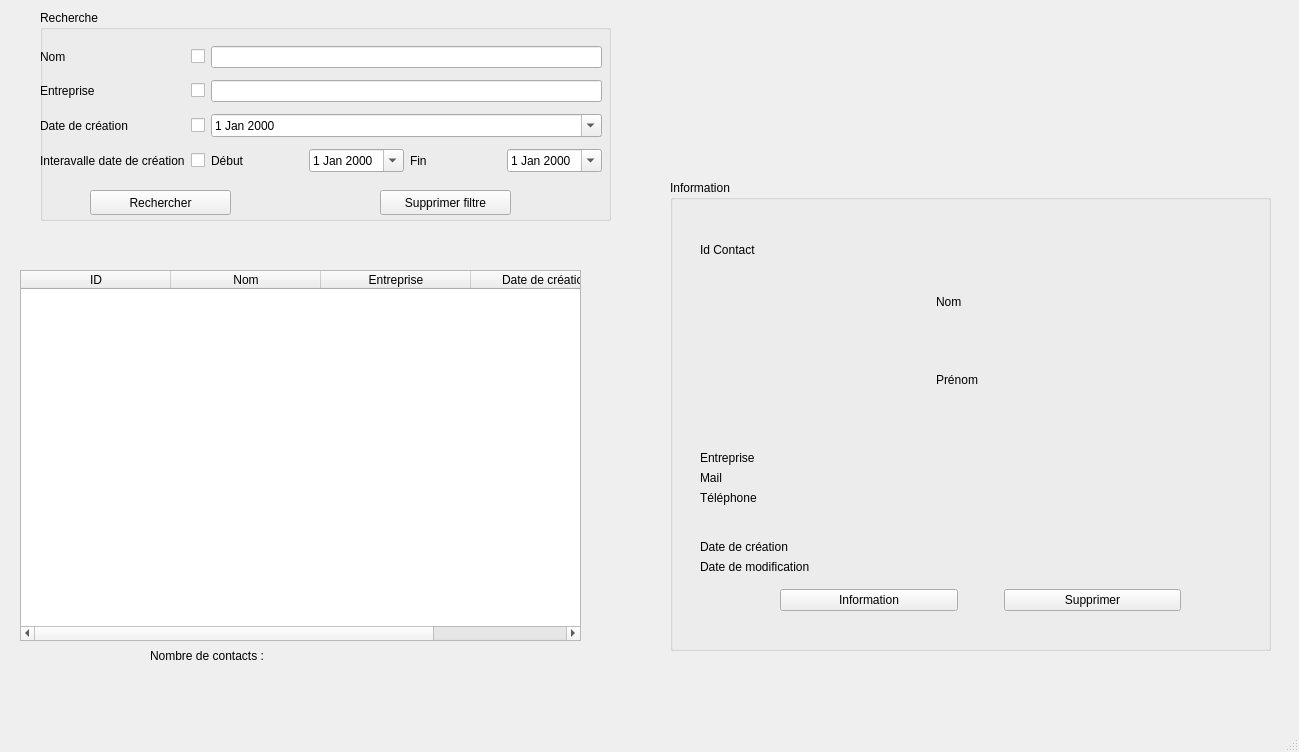
<?xml version="1.0" encoding="UTF-8"?>
<ui version="4.0">
 <class>MainWindow</class>
 <widget class="QMainWindow" name="MainWindow">
  <property name="geometry">
   <rect>
    <x>0</x>
    <y>0</y>
    <width>1299</width>
    <height>752</height>
   </rect>
  </property>
  <property name="windowTitle">
   <string>MainWindow</string>
  </property>
  <widget class="QWidget" name="centralwidget">
   <widget class="QTableWidget" name="tableContact">
    <property name="geometry">
     <rect>
      <x>20</x>
      <y>270</y>
      <width>561</width>
      <height>371</height>
     </rect>
    </property>
    <property name="editTriggers">
     <set>QAbstractItemView::NoEditTriggers</set>
    </property>
    <property name="selectionBehavior">
     <enum>QAbstractItemView::SelectRows</enum>
    </property>
    <attribute name="horizontalHeaderCascadingSectionResizes">
     <bool>false</bool>
    </attribute>
    <attribute name="horizontalHeaderDefaultSectionSize">
     <number>150</number>
    </attribute>
    <column>
     <property name="text">
      <string>ID</string>
     </property>
    </column>
    <column>
     <property name="text">
      <string>Nom</string>
     </property>
    </column>
    <column>
     <property name="text">
      <string>Entreprise</string>
     </property>
    </column>
    <column>
     <property name="text">
      <string>Date de création</string>
     </property>
    </column>
   </widget>
   <widget class="QGroupBox" name="groupBox">
    <property name="geometry">
     <rect>
      <x>670</x>
      <y>180</y>
      <width>601</width>
      <height>471</height>
     </rect>
    </property>
    <property name="title">
     <string>Information</string>
    </property>
    <widget class="QWidget" name="verticalLayoutWidget_2">
     <property name="geometry">
      <rect>
       <x>30</x>
       <y>60</y>
       <width>561</width>
       <height>334</height>
      </rect>
     </property>
     <layout class="QVBoxLayout" name="verticalLayout_6">
      <item>
       <layout class="QHBoxLayout" name="horizontalLayout">
        <item>
         <widget class="QLabel" name="idLabel">
          <property name="text">
           <string>Id Contact</string>
          </property>
          <property name="alignment">
           <set>Qt::AlignLeading|Qt::AlignLeft|Qt::AlignVCenter</set>
          </property>
         </widget>
        </item>
        <item>
         <widget class="QLabel" name="idInfo">
          <property name="text">
           <string/>
          </property>
         </widget>
        </item>
        <item>
         <spacer name="horizontalSpacer">
          <property name="orientation">
           <enum>Qt::Horizontal</enum>
          </property>
          <property name="sizeType">
           <enum>QSizePolicy::MinimumExpanding</enum>
          </property>
          <property name="sizeHint" stdset="0">
           <size>
            <width>40</width>
            <height>20</height>
           </size>
          </property>
         </spacer>
        </item>
       </layout>
      </item>
      <item>
       <layout class="QGridLayout" name="gridLayout_13">
        <item row="0" column="1">
         <spacer name="horizontalSpacer_3">
          <property name="orientation">
           <enum>Qt::Horizontal</enum>
          </property>
          <property name="sizeType">
           <enum>QSizePolicy::Fixed</enum>
          </property>
          <property name="sizeHint" stdset="0">
           <size>
            <width>80</width>
            <height>20</height>
           </size>
          </property>
         </spacer>
        </item>
        <item row="0" column="2">
         <layout class="QGridLayout" name="gridLayout_14">
          <item row="0" column="0">
           <widget class="QLabel" name="nomLabel">
            <property name="text">
             <string>Nom</string>
            </property>
           </widget>
          </item>
          <item row="1" column="0">
           <widget class="QLabel" name="prenomLabel">
            <property name="text">
             <string>Prénom</string>
            </property>
           </widget>
          </item>
          <item row="0" column="1">
           <widget class="QLabel" name="nomInfo">
            <property name="text">
             <string/>
            </property>
           </widget>
          </item>
          <item row="1" column="1">
           <widget class="QLabel" name="prenomInfo">
            <property name="text">
             <string/>
            </property>
           </widget>
          </item>
         </layout>
        </item>
        <item row="0" column="0">
         <widget class="QLabel" name="PhotoLabel">
          <property name="minimumSize">
           <size>
            <width>150</width>
            <height>150</height>
           </size>
          </property>
          <property name="maximumSize">
           <size>
            <width>150</width>
            <height>150</height>
           </size>
          </property>
          <property name="text">
           <string/>
          </property>
         </widget>
        </item>
       </layout>
      </item>
      <item>
       <spacer name="verticalSpacer">
        <property name="orientation">
         <enum>Qt::Vertical</enum>
        </property>
        <property name="sizeHint" stdset="0">
         <size>
          <width>20</width>
          <height>40</height>
         </size>
        </property>
       </spacer>
      </item>
      <item>
       <layout class="QGridLayout" name="gridLayout_15">
        <item row="1" column="0">
         <widget class="QLabel" name="mailLabel">
          <property name="text">
           <string>Mail</string>
          </property>
         </widget>
        </item>
        <item row="2" column="1">
         <widget class="QLabel" name="telephoneInfo">
          <property name="text">
           <string/>
          </property>
         </widget>
        </item>
        <item row="0" column="1">
         <widget class="QLabel" name="entrepriseInfo">
          <property name="text">
           <string/>
          </property>
         </widget>
        </item>
        <item row="1" column="1">
         <widget class="QLabel" name="mailInfo">
          <property name="text">
           <string/>
          </property>
         </widget>
        </item>
        <item row="2" column="0">
         <widget class="QLabel" name="telephoneLabel">
          <property name="text">
           <string>Téléphone</string>
          </property>
         </widget>
        </item>
        <item row="0" column="0">
         <widget class="QLabel" name="entrepriseLabel">
          <property name="text">
           <string>Entreprise</string>
          </property>
         </widget>
        </item>
       </layout>
      </item>
      <item>
       <spacer name="verticalSpacer_2">
        <property name="orientation">
         <enum>Qt::Vertical</enum>
        </property>
        <property name="sizeHint" stdset="0">
         <size>
          <width>20</width>
          <height>40</height>
         </size>
        </property>
       </spacer>
      </item>
      <item>
       <layout class="QGridLayout" name="gridLayout_16">
        <item row="0" column="1">
         <widget class="QLabel" name="dCreationInfo">
          <property name="text">
           <string/>
          </property>
         </widget>
        </item>
        <item row="0" column="0">
         <widget class="QLabel" name="dCreationLabel">
          <property name="text">
           <string>Date de création</string>
          </property>
         </widget>
        </item>
        <item row="1" column="0">
         <widget class="QLabel" name="dModifLabel">
          <property name="text">
           <string>Date de modification</string>
          </property>
         </widget>
        </item>
        <item row="1" column="1">
         <widget class="QLabel" name="dModifInfo">
          <property name="text">
           <string/>
          </property>
         </widget>
        </item>
       </layout>
      </item>
     </layout>
    </widget>
    <widget class="QWidget" name="horizontalLayoutWidget_2">
     <property name="geometry">
      <rect>
       <x>110</x>
       <y>380</y>
       <width>401</width>
       <height>80</height>
      </rect>
     </property>
     <layout class="QHBoxLayout" name="horizontalLayout_4">
      <item>
       <widget class="QPushButton" name="informationButton">
        <property name="text">
         <string>Information</string>
        </property>
       </widget>
      </item>
      <item>
       <spacer name="horizontalSpacer_2">
        <property name="orientation">
         <enum>Qt::Horizontal</enum>
        </property>
        <property name="sizeType">
         <enum>QSizePolicy::Preferred</enum>
        </property>
        <property name="sizeHint" stdset="0">
         <size>
          <width>40</width>
          <height>20</height>
         </size>
        </property>
       </spacer>
      </item>
      <item>
       <widget class="QPushButton" name="supprimerButton">
        <property name="text">
         <string>Supprimer</string>
        </property>
       </widget>
      </item>
     </layout>
    </widget>
   </widget>
   <widget class="QWidget" name="horizontalLayoutWidget">
    <property name="geometry">
     <rect>
      <x>150</x>
      <y>640</y>
      <width>181</width>
      <height>31</height>
     </rect>
    </property>
    <layout class="QHBoxLayout" name="horizontalLayout_2">
     <item>
      <widget class="QLabel" name="nbContactslabel">
       <property name="text">
        <string>Nombre de contacts :</string>
       </property>
      </widget>
     </item>
     <item>
      <widget class="QLabel" name="nbContactsInfo">
       <property name="text">
        <string/>
       </property>
      </widget>
     </item>
    </layout>
   </widget>
   <widget class="QGroupBox" name="groupBox_2">
    <property name="geometry">
     <rect>
      <x>40</x>
      <y>10</y>
      <width>571</width>
      <height>211</height>
     </rect>
    </property>
    <property name="title">
     <string>Recherche</string>
    </property>
    <widget class="QWidget" name="gridLayoutWidget">
     <property name="geometry">
      <rect>
       <x>0</x>
       <y>30</y>
       <width>562</width>
       <height>140</height>
      </rect>
     </property>
     <layout class="QGridLayout" name="gridLayout">
      <item row="2" column="2">
       <widget class="QDateEdit" name="dateCreationEdit">
        <property name="calendarPopup">
         <bool>true</bool>
        </property>
       </widget>
      </item>
      <item row="1" column="0">
       <widget class="QLabel" name="entrepriseRechercheLabel">
        <property name="text">
         <string>Entreprise</string>
        </property>
       </widget>
      </item>
      <item row="3" column="0">
       <widget class="QLabel" name="dIntervalleRechercheLabel">
        <property name="text">
         <string>Interavalle date de création</string>
        </property>
       </widget>
      </item>
      <item row="1" column="1">
       <widget class="QCheckBox" name="entrepriseCheckBox">
        <property name="text">
         <string/>
        </property>
       </widget>
      </item>
      <item row="0" column="0">
       <widget class="QLabel" name="nomRechercheLabel">
        <property name="text">
         <string>Nom</string>
        </property>
       </widget>
      </item>
      <item row="0" column="2">
       <widget class="QLineEdit" name="nomSaisie"/>
      </item>
      <item row="0" column="1">
       <widget class="QCheckBox" name="nomCheckBox">
        <property name="text">
         <string/>
        </property>
       </widget>
      </item>
      <item row="1" column="2">
       <widget class="QLineEdit" name="entrepriseSaisie"/>
      </item>
      <item row="3" column="1">
       <widget class="QCheckBox" name="dIntervalleCheckBox">
        <property name="text">
         <string/>
        </property>
       </widget>
      </item>
      <item row="2" column="0">
       <widget class="QLabel" name="dCreationRechercheLabel">
        <property name="text">
         <string>Date de création</string>
        </property>
       </widget>
      </item>
      <item row="2" column="1">
       <widget class="QCheckBox" name="dCreationCheckBox">
        <property name="text">
         <string/>
        </property>
       </widget>
      </item>
      <item row="3" column="2">
       <layout class="QHBoxLayout" name="horizontalLayout_3">
        <item>
         <widget class="QLabel" name="label_5">
          <property name="text">
           <string>Début</string>
          </property>
         </widget>
        </item>
        <item>
         <widget class="QDateEdit" name="dateDebutI">
          <property name="calendarPopup">
           <bool>true</bool>
          </property>
         </widget>
        </item>
        <item>
         <widget class="QLabel" name="label_6">
          <property name="text">
           <string>Fin</string>
          </property>
         </widget>
        </item>
        <item>
         <widget class="QDateEdit" name="dateFinI">
          <property name="calendarPopup">
           <bool>true</bool>
          </property>
         </widget>
        </item>
       </layout>
      </item>
     </layout>
    </widget>
    <widget class="QPushButton" name="rechercheButton">
     <property name="geometry">
      <rect>
       <x>50</x>
       <y>180</y>
       <width>141</width>
       <height>25</height>
      </rect>
     </property>
     <property name="text">
      <string>Rechercher</string>
     </property>
    </widget>
    <widget class="QPushButton" name="supprimerFiltreButton">
     <property name="geometry">
      <rect>
       <x>340</x>
       <y>180</y>
       <width>131</width>
       <height>25</height>
      </rect>
     </property>
     <property name="text">
      <string>Supprimer filtre</string>
     </property>
    </widget>
   </widget>
   <widget class="QLabel" name="erreurLabel">
    <property name="geometry">
     <rect>
      <x>50</x>
      <y>250</y>
      <width>531</width>
      <height>17</height>
     </rect>
    </property>
    <property name="text">
     <string/>
    </property>
   </widget>
   <widget class="QLabel" name="lDateS">
    <property name="geometry">
     <rect>
      <x>450</x>
      <y>670</y>
      <width>501</width>
      <height>17</height>
     </rect>
    </property>
    <property name="text">
     <string/>
    </property>
   </widget>
  </widget>
  <widget class="QMenuBar" name="menubar">
   <property name="geometry">
    <rect>
     <x>0</x>
     <y>0</y>
     <width>1299</width>
     <height>26</height>
    </rect>
   </property>
  </widget>
  <widget class="QStatusBar" name="statusbar"/>
  <action name="actionAjouter">
   <property name="text">
    <string>Ajouter</string>
   </property>
  </action>
  <action name="actionInteractions">
   <property name="text">
    <string>Interactions</string>
   </property>
  </action>
  <action name="actionTodos">
   <property name="text">
    <string>Todos</string>
   </property>
  </action>
  <action name="actionExport">
   <property name="text">
    <string>Export</string>
   </property>
  </action>
 </widget>
 <resources/>
 <connections/>
</ui>
